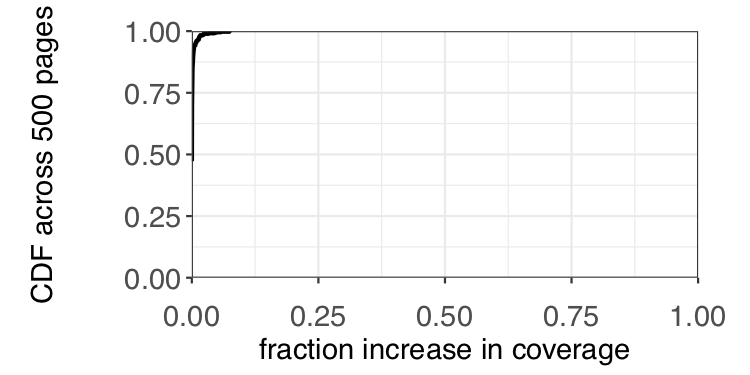

The R source for this figure:
#!/usr/bin/env Rscript
# Arguments: <path to input file> <path to output file>
library(ggplot2)
library(wesanderson)

args <- commandArgs(trailingOnly=TRUE)
output <- args[2]

data <- read.csv(args[1], header=TRUE, sep=",")

# data2 <- read.csv(args[2], header=TRUE, sep=",")

# data$network <- factor(data$network, levels = rev(levels(data$network)))
# data$network <- factor(data$network, levels=c("1day","30min","1min"))
# breaks <- c("Wired, all cores","4G, all cores", "4G, 4 cores disabled")
# labels <- c("lecpu","3g","4g","infinite","cpu-1")
# colnames(data)
# data$category <- factor(data$fraction)
# data$network <- factor(data$network, level=c("Run2","Run0","Run1"))
# data$network <- factor(data$network, level=c("Script","Image","Document","Stylesheet", "Font"))
# data$network <- factor(data$network, levels=c('IA', 'Querystrip', 'Fuzzy'))
pdf(output, height=2.5, width=5.0)
ggplot(data, aes(x=plt)) +
	stat_ecdf(pad = FALSE,size=1) +
	# geom_ribbon(aes(ymin=plt, ymax=1)) + 
	#geom_line()+
	xlab("fraction increase in coverage") +
	# xlab("(Main image bytes)/(Total image bytes)") +
	#ylab("CDF across Alexa news sites") +
	ylab(expression(atop("CDF across 500 pages", paste("")))) + 
	guides(fill=guide_legend(title="Config")) +
	coord_cartesian(ylim=c(0, 1),xlim=c(0,1)) +
	scale_x_continuous(expand=c(0, 0)) +
	 scale_y_continuous(expand=c(0, 0)) + 
	 # scale_color_brewer(breaks=breaks, limits=breaks) + 
	 # scale_x_continuous(sec.axis = sec_axis(~.*1000000, name = "Unique Invocation Count")) + 
	# scale_linetype_manual(values=c("dotted","solid","longdash")) + 
	theme_bw() +
	# scale_linetype_manual(values = c("solid","dash","longdash")) + 
	# guides(fill = guide_legend(nrow = 1))+
	# guides(colour=guide_legend(nrow=2, byrow=TRUE), linetype=guide_legend(nrow=2, byrow=TRUE), direction="vertical") +
	theme(
		legend.title=element_blank(),
		legend.background=element_rect(color="darkgray", fill="white", linetype="solid", size=0.3),
		legend.key=element_blank(),
		legend.key.height=unit(12, "points"),
		legend.key.width=unit(30, "points"),
		legend.position=c(0.39, 0.76),
		# legend.position="top",
		legend.margin=margin(c(1,3,3,3)),
		axis.title=element_text(size=14),
		axis.text=element_text(size=14),
		legend.text=element_text(size=14),
		axis.title.y=element_text(margin=margin(0, 10, 0, 0)),
		# axis.text.x=element_text(margin=margin(10, 0, 0, 0),angle=45),
		axis.text.x=element_text(margin=margin(10, 0, 0, 0)),
		plot.margin=unit(c(15,25,5,15),"points"))
		


.junk <- dev.off()

# lines(ecdf(data2$plt))
#for the js to computation ratio, the input file used was js_fraction_cold.csv
